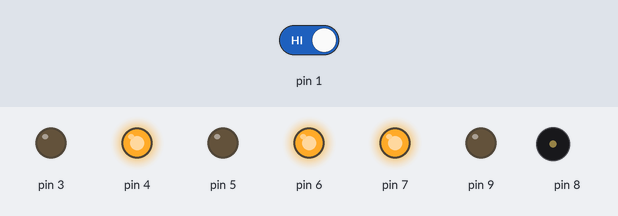
Bench run of a sketch on a simulated Arduino Uno, built with avr-gcc and run on an emulated ATmega328P. On the bench: output pins drawn as LEDs (lit = HIGH), buzzer (waves = sounding). Dashed ring = blinking. The inputs (shaded band) are chosen by the test bench; at power-on: pin 1 HIGH.

Above: at 1.2 s.
1.3 s: pin 1 driven LOW
At 3.2 s:
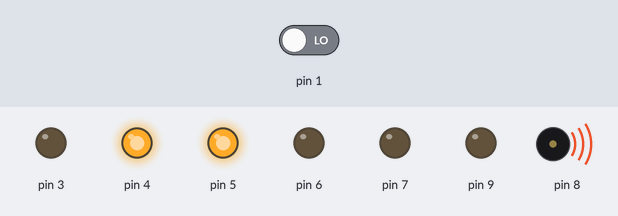
3.5 s: pin 1 driven HIGH
At 3.9 s:
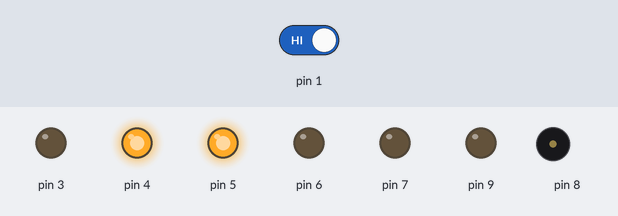
6.5 s: pin 1 driven LOW
At 8.4 s:
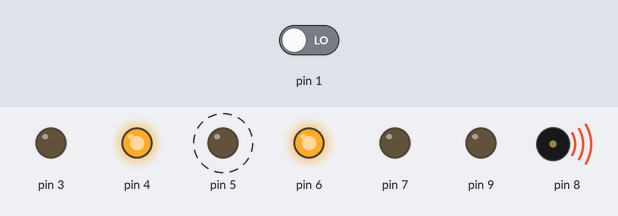
9.5 s: pin 1 driven HIGH
Timing chart, 0 to 20.6 s (numbered marks = the images above; inputs shaded):
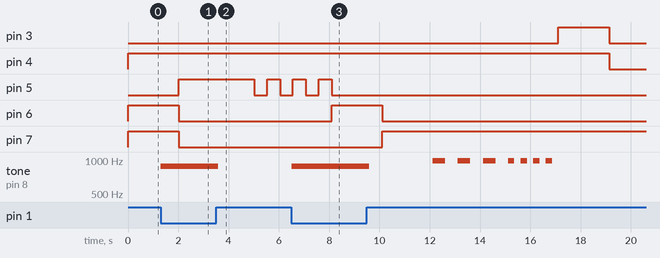

The sketch:

sketch_oct16a.ino
```cpp
void setup() {
  pinMode(3,OUTPUT);
  pinMode(4,OUTPUT);
  pinMode(5,OUTPUT);
  pinMode(6,OUTPUT);
  pinMode(7,OUTPUT);
  pinMode(8,OUTPUT);
  pinMode(9,OUTPUT);
  pinMode(1,INPUT);
}

bool buttonState = false;

void crossSound(){
  if (buttonState) {
    buttonState = false;
    tone(8, 987);
    delay(500);
    noTone(8);
    delay(500);

    tone(8, 987);
    delay(500);
    noTone(8);
    delay(500);

    tone(8, 987);
    delay(500);
    noTone(8);
    delay(500);

    tone(8, 987);
    delay(250);
    noTone(8);
    delay(250);

    tone(8, 987);
    delay(250);
    noTone(8);
    delay(250);

    tone(8, 987);
    delay(250);
    noTone(8);
    delay(250);

    tone(8, 987);
    delay(250);
    noTone(8);
    delay(250);
  }
}

void wait(int time) {
  for (int i=0; i<=time/10; i++){
    delay(10);
    if (digitalRead(1) == 0){
      buttonState = true;
      tone(8, 880, 100);
    }
  }
}
void lights(bool r1, bool y1, bool g1, bool r2, bool y2, bool g2) {
  digitalWrite(2, g1);
  digitalWrite(3, y1);
  digitalWrite(4, r1);
  digitalWrite(5, g2);
  digitalWrite(6, y2);
  digitalWrite(7, r2);
}

void loop() {
  lights(1, 0, 0, 1, 1, 0);// beat 1
  wait(2000);
  lights(1, 0, 0, 0, 0, 1);// beat 2
  wait(3000);
  lights(1, 0, 0, 0, 0, 0); // beat 3
  wait(500);
  lights(1, 0, 0, 0, 0, 1); // beat 4
  wait(500);
  lights(1, 0, 0, 0, 0, 0); // beat 5
  wait(500);
  lights(1, 0, 0, 0, 0, 1); // beat 6
  wait(500);
  lights(1, 0, 0, 0, 0, 0); // beat 7
  wait(500);
  lights(1, 0, 0, 0, 0, 1); // beat 8
  wait(500);
  lights(1, 0, 0, 0, 1, 0); // beat 9
  wait(2000);
  lights(1, 0, 0, 1, 0, 0); // beat 10
  wait(2000);
  crossSound();

  lights(1, 1, 0, 1, 0, 0); // beat 11
  wait(2000);
  lights(0, 0, 1, 1, 0, 0); // beat 12
  wait(3000);
  lights(0, 0, 0, 1, 0, 0); // beat 13
  wait(500);
  lights(0, 0, 1, 1, 0, 0); // beat 14
  wait(500);
  lights(0, 0, 0, 1, 0, 0); // beat 15
  wait(500);
  lights(0, 0, 1, 1, 0, 0); // beat 16
  wait(500);
  lights(0, 0, 0, 1, 0, 0); // beat 17
  wait(500);
  lights(0, 0, 1, 1, 0, 0); // beat 18
  wait(500);
  lights(0, 1, 0, 1, 0, 0); // beat 19
  wait(2000);
  lights(1, 0, 0, 1, 0, 0); // beat 20
  wait(2000);
  crossSound();
}
```

Measured:
- after the input at 1.3 s, tone on pin 8: silent → 880 Hz at once
- after the input at 3.5 s, tone on pin 8: 880 Hz → silent after 0.10 s
- after the input at 6.5 s, tone on pin 8: silent → 880 Hz at once
- by itself, pin 5: alternates HIGH for 0.51 s and LOW for 0.51 s, 4 changes in all, then stays LOW
